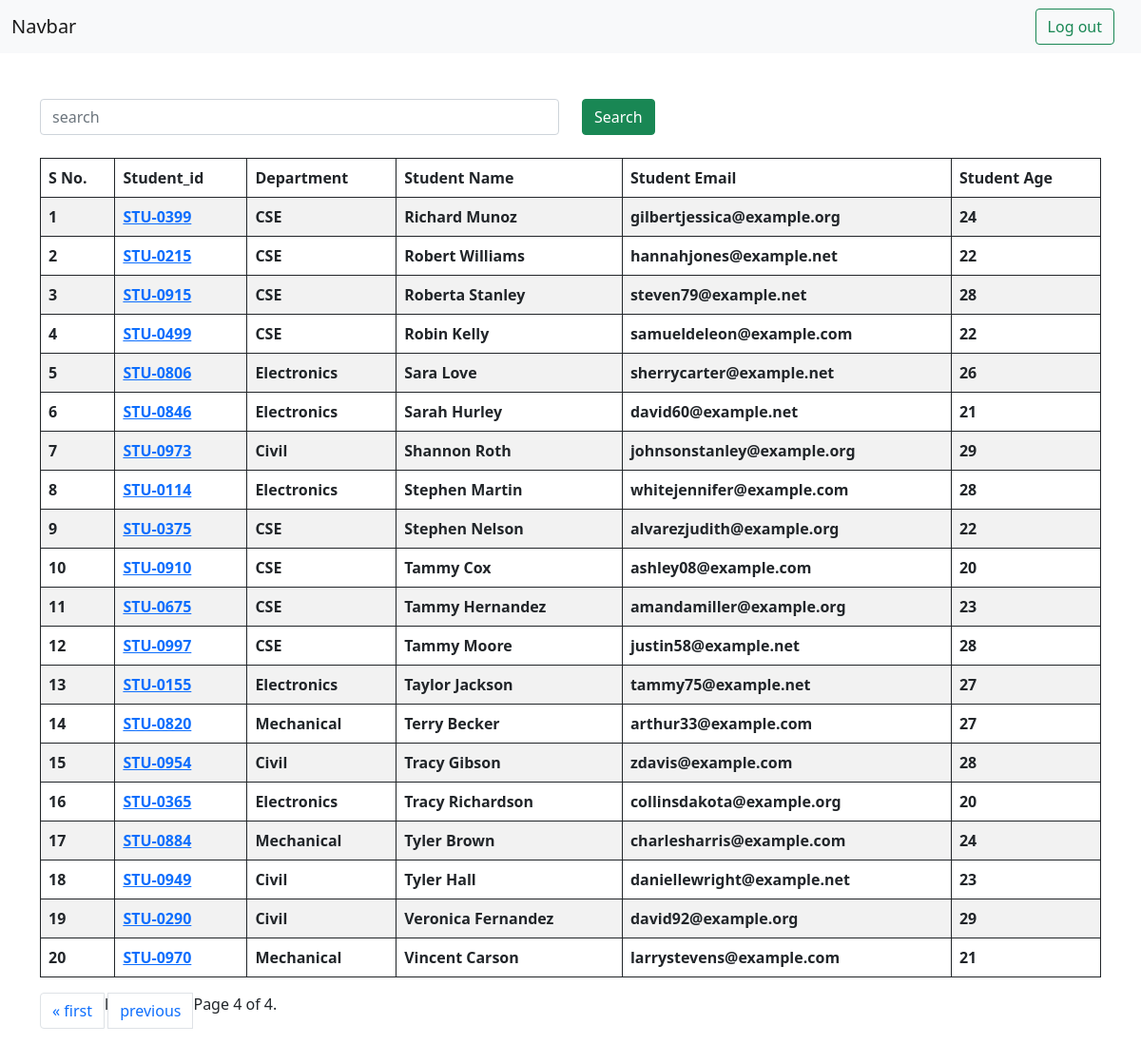
The page /students?page=4 on the database its author committed.
### ReportCardApp/models.py (models this page shows, shortened)
class Student(models.Model):
    department=models.ForeignKey(Department, related_name='depart', on_delete=models.CASCADE)
    student_id=models.OneToOneField(StudentID,related_name="studentid",on_delete=models.CASCADE)
    student_name=models.CharField(max_length=100)
    student_email=models.EmailField(unique=True)
    student_age=models.IntegerField(default=18)
    student_addess=models.TextField()
    class Meta:
        ordering=['student_name']
        verbose_name="student"

class StudentID(models.Model):
    student_id= models.CharField(max_length=100)
    def __str__(self)->str:
        return self.student_id

class Department(models.Model):
    department=models.CharField(max_length=100)
    class Meta:
        ordering=['department']

### ReportCardApp/views.py (the view, shortened to what this page needs)
# urls.py: path('students',get_student,name='getstudents'),
def get_student(request):
    queryset= Student.objects.all()
    ranks = Student.objects.annotate(marks=Sum('studentmarks__marks')).order_by('-marks','-student_age')
    paginator = Paginator(queryset, 25)  # Show 25 contacts per page.
    page_number = request.GET.get("page",1)
    page_obj = paginator.get_page(page_number)
    return render(request ,'student.html',context={'queryset':page_obj})

### ReportCardApp/templates/student.html (shortened to what this page needs)
{%extends "base.html" %}
{% block content %}
<div class="container mt-5">
    <form class="mb-4">
        <div class="row">
            <div class="col-md-6">
               <input type="text" class="form-control" placeholder="search" name="search">
            </div>
             <div class="col-md-6">
                <button class="btn btn-success" >Search</button>
             </div>
          </div>
    </form>
    <table class="table table-striped table-bordered border-dark">
        <thead>
          <tr>
            <th scope="row">S No.</th>
            <th scope="col">Student_id</th>
            <th scope="col">Department</th>
            <th scope="col">Student Name</th>
            <th scope="col">Student Email</th>
            <th scope="col">Student Age</th>
          </tr>
        </thead>
        <tbody>
             {%  for student in queryset %}
          <tr>
            <th scope="row">{{forloop.counter}}</th>
            <th scope="col"> <a href="{% url 'see_marks' student.student_id %}">
              {{student.student_id }}
            </a>
            </th>
            <th scope="col">{{student.department.department}}</th>
            <th scope="col">{{student.student_name}}</th>
            <th scope="col">{{student.student_email}}</th>
            <th scope="col">{{student.student_age}}</th>
          </tr>
           {% endfor %}
        </tbody>
      </table>
      <nav aria-label="Page navigation example">
        <ul class="pagination">
            {% if queryset.has_previous %}
            <li class="page-item"> <a class="page-link"  href="?page=1">&laquo; first</a></li>l
             <li class="page-item"><a class="page-link"  href="?page={{ queryset.previous_page_number }}">previous</a></li>
            {% endif %}
            <span class="current">
               Page {{ queryset.number }} of {{ queryset.paginator.num_pages }}.
            </span>
        </ul>
      </nav>
</div>
{% endblock %}

### rows shown on the page
Student: student_id "STU-0399", department.department "CSE", student_name "Richard Munoz", student_email "gilbertjessica@example.org", student_age "24"
Student: student_id "STU-0215", department.department "CSE", student_name "Robert Williams", student_email "hannahjones@example.net", student_age "22"
Student: student_id "STU-0915", department.department "CSE", student_name "Roberta Stanley", student_email "steven79@example.net", student_age "28"
Student: student_id "STU-0499", department.department "CSE", student_name "Robin Kelly", student_email "samueldeleon@example.com", student_age "22"
Student: student_id "STU-0806", department.department "Electronics", student_name "Sara Love", student_email "sherrycarter@example.net", student_age "26"
Student: student_id "STU-0846", department.department "Electronics", student_name "Sarah Hurley", student_email "david60@example.net", student_age "21"
Student: student_id "STU-0973", department.department "Civil", student_name "Shannon Roth", student_email "johnsonstanley@example.org", student_age "29"
Student: student_id "STU-0114", department.department "Electronics", student_name "Stephen Martin", student_email "whitejennifer@example.com", student_age "28"
Student: student_id "STU-0375", department.department "CSE", student_name "Stephen Nelson", student_email "alvarezjudith@example.org", student_age "22"
Student: student_id "STU-0910", department.department "CSE", student_name "Tammy Cox", student_email "ashley08@example.com", student_age "20"
Student: student_id "STU-0675", department.department "CSE", student_name "Tammy Hernandez", student_email "amandamiller@example.org", student_age "23"
Student: student_id "STU-0997", department.department "CSE", student_name "Tammy Moore", student_email "justin58@example.net", student_age "28"
Student: student_id "STU-0155", department.department "Electronics", student_name "Taylor Jackson", student_email "tammy75@example.net", student_age "27"
Student: student_id "STU-0820", department.department "Mechanical", student_name "Terry Becker", student_email "arthur33@example.com", student_age "27"
Student: student_id "STU-0954", department.department "Civil", student_name "Tracy Gibson", student_email "zdavis@example.com", student_age "28"
Student: student_id "STU-0365", department.department "Electronics", student_name "Tracy Richardson", student_email "collinsdakota@example.org", student_age "20"
Student: student_id "STU-0884", department.department "Mechanical", student_name "Tyler Brown", student_email "charlesharris@example.com", student_age "24"
Student: student_id "STU-0949", department.department "Civil", student_name "Tyler Hall", student_email "daniellewright@example.net", student_age "23"
Student: student_id "STU-0290", department.department "Civil", student_name "Veronica Fernandez", student_email "david92@example.org", student_age "29"
Student: student_id "STU-0970", department.department "Mechanical", student_name "Vincent Carson", student_email "larrystevens@example.com", student_age "21"

### other values the page prints
{{ queryset.number }} "4"
{{ queryset.paginator.num_pages }} "4"
